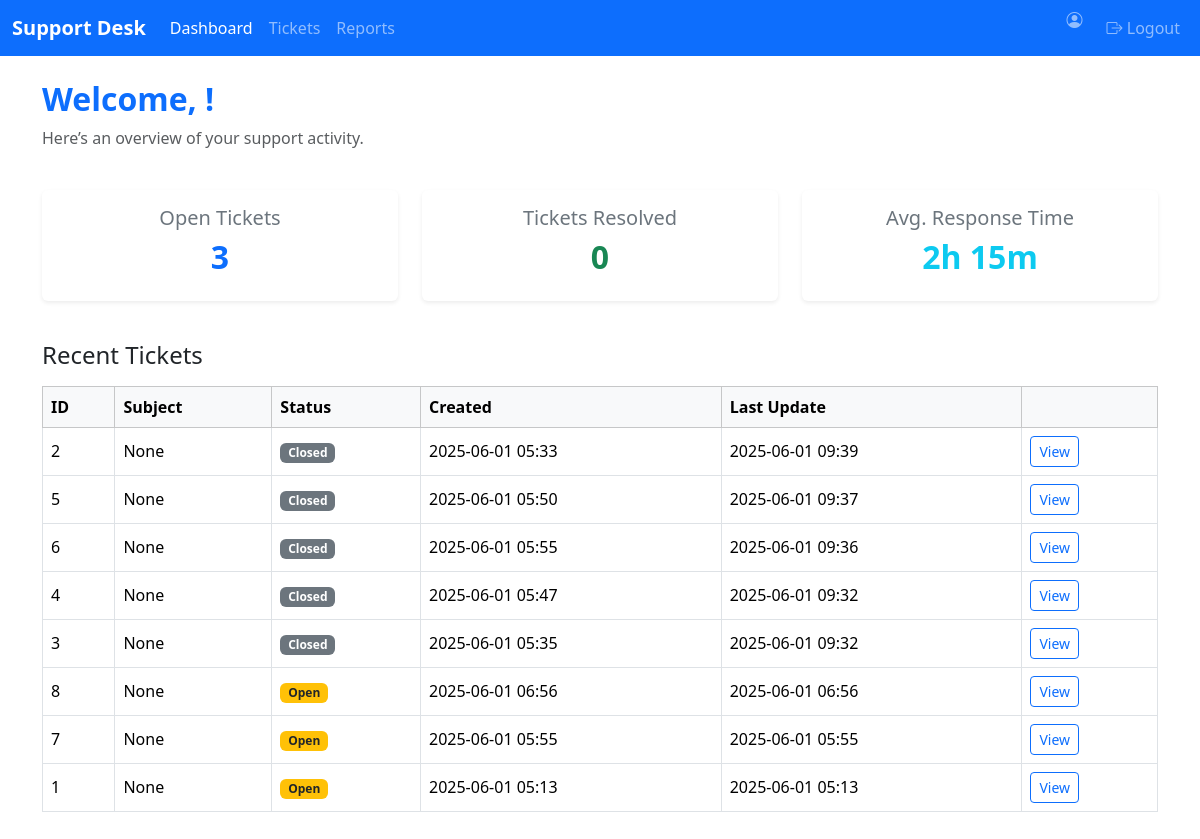
Page /support/dashboard (signed in) on the committed database.
### app/models.py (models this page shows)
class SupportTicket(db.Model):
    id = db.Column(db.Integer, primary_key=True)
    user_id = db.Column(db.Integer, db.ForeignKey('user.id'), nullable=False)
    order_request_id = db.Column(db.Integer, db.ForeignKey('request.id'), nullable=True)  # Link to sales order
    order_request = db.relationship('Request')
    issue_type = db.Column(db.String(100), nullable=False)
    subject = db.Column(db.String(200), nullable=True)  # <-- Add this line
    description = db.Column(db.Text, nullable=False)
    status = db.Column(db.String(50), default="Pending")
    priority = db.Column(db.String(20), default="Normal")
    created_at = db.Column(db.DateTime, default=datetime.utcnow)  # Add this line
    updated_at = db.Column(db.DateTime, default=datetime.utcnow, onupdate=datetime.utcnow)  # Add this line

### app/routes.py (the view)
@app.route('/support/dashboard')
@login_required
def support_dashboard():
    open_tickets = SupportTicket.query.filter_by(status="Open").count()
    resolved_tickets = SupportTicket.query.filter_by(status="Resolved").count()
    avg_response_time = "2h 15m"  # Replace with real calculation if needed
    recent_tickets = SupportTicket.query.order_by(SupportTicket.updated_at.desc()).limit(10).all()
    return render_template(
        "support/dashboard.html",
        open_tickets=open_tickets,
        resolved_tickets=resolved_tickets,
        avg_response_time=avg_response_time,
        recent_tickets=recent_tickets
    )

### app/routes.py (called while the page is built)
@app.after_request
def add_no_cache_headers(response):
    response.headers["Cache-Control"] = "no-store, no-cache, must-revalidate, post-check=0, pre-check=0, max-age=0"
    response.headers["Pragma"] = "no-cache"
    response.headers["Expires"] = "-1"
    return response

### app/utils.py (called while the page is built)
@login_manager.user_loader
def load_user(user_id):
    return User.query.get(int(user_id))

### templates/support/dashboard.html (shortened to what this page needs)
{% extends "support/base.html" %}
{% block content %}
<div class="row">
    <div class="col-12 mb-4">
        <h2 class="fw-bold text-primary">Welcome, {{ current_user.name }}!</h2>
        <p class="text-muted">Here’s an overview of your support activity.</p>
    </div>
    <div class="col-md-4 mb-3">
        <div class="card border-0 shadow-sm">
            <div class="card-body text-center">
                <h5 class="card-title text-secondary">Open Tickets</h5>
                <h2 class="fw-bold text-primary">{{ open_tickets or 0 }}</h2>
            </div>
        </div>
    </div>
    <div class="col-md-4 mb-3">
        <div class="card border-0 shadow-sm">
            <div class="card-body text-center">
                <h5 class="card-title text-secondary">Tickets Resolved</h5>
                <h2 class="fw-bold text-success">{{ resolved_tickets or 0 }}</h2>
            </div>
        </div>
    </div>
    <div class="col-md-4 mb-3">
        <div class="card border-0 shadow-sm">
            <div class="card-body text-center">
                <h5 class="card-title text-secondary">Avg. Response Time</h5>
                <h2 class="fw-bold text-info">{{ avg_response_time or '-' }}</h2>
            </div>
        </div>
    </div>
</div>
<div class="row mt-4">
    <div class="col-12">
        <h4 class="mb-3">Recent Tickets</h4>
        <div class="table-responsive">
            <table class="table table-bordered table-hover align-middle">
                <thead class="table-light">
                    <tr>
                        <th>ID</th>
                        <th>Subject</th>
                        <th>Status</th>
                        <th>Created</th>
                        <th>Last Update</th>
                        <th></th>
                    </tr>
                </thead>
                <tbody>
                    {% for ticket in recent_tickets %}
                    <tr>
                        <td>{{ ticket.id }}</td>
                        <td>{{ ticket.subject }}</td>
                        <td>
                            {% if ticket.status == "Open" %}
                                <span class="badge bg-warning text-dark">{{ ticket.status }}</span>
                            {% elif ticket.status == "Resolved" %}
                                <span class="badge bg-success">{{ ticket.status }}</span>
                            {% else %}
                                <span class="badge bg-secondary">{{ ticket.status }}</span>
                            {% endif %}
                        </td>
                        <td>{{ ticket.created_at.strftime('%Y-%m-%d %H:%M') }}</td>
                        <td>{{ ticket.updated_at.strftime('%Y-%m-%d %H:%M') }}</td>
                        <td>
                            <a href="{{ url_for('support_ticket_detail', ticket_id=ticket.id) }}" class="btn btn-sm btn-outline-primary">
                                View
                            </a>
                        </td>
                    </tr>
                    {% else %}
                    <tr>
                        <td colspan="6" class="text-center text-muted">No recent tickets.</td>
                    </tr>
                    {% endfor %}
                </tbody>
            </table>
        </div>
    </div>
</div>
{% endblock %}

### rows in the picture
SupportTicket: id "2", subject "None", status "Closed", created_at "2025-06-01 05:33", updated_at "2025-06-01 09:39"
SupportTicket: id "5", subject "None", status "Closed", created_at "2025-06-01 05:50", updated_at "2025-06-01 09:37"
SupportTicket: id "6", subject "None", status "Closed", created_at "2025-06-01 05:55", updated_at "2025-06-01 09:36"
SupportTicket: id "4", subject "None", status "Closed", created_at "2025-06-01 05:47", updated_at "2025-06-01 09:32"
SupportTicket: id "3", subject "None", status "Closed", created_at "2025-06-01 05:35", updated_at "2025-06-01 09:32"
SupportTicket: id "8", subject "None", status "Open", created_at "2025-06-01 06:56", updated_at "2025-06-01 06:56"
SupportTicket: id "7", subject "None", status "Open", created_at "2025-06-01 05:55", updated_at "2025-06-01 05:55"
SupportTicket: id "1", subject "None", status "Open", created_at "2025-06-01 05:13", updated_at "2025-06-01 05:13"

### other values in the picture
{{ open_tickets or 0 }} "3"
{{ resolved_tickets or 0 }} "0"
{{ avg_response_time or '-' }} "2h 15m"
